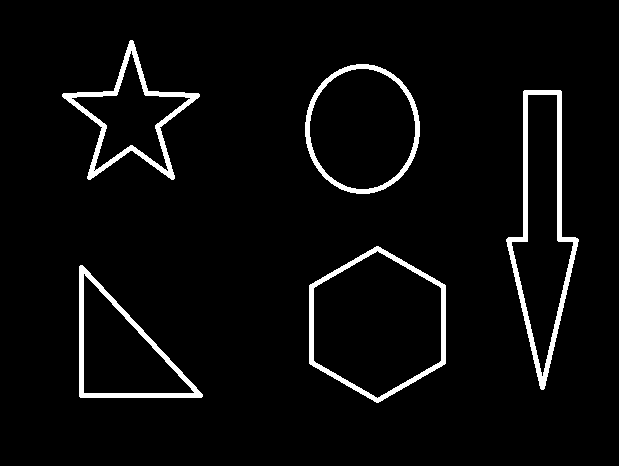
#> input picture 01_opencv基础操作/assets/contours.png, 619 x 466 px
$ jupyter execute '13_轮廓检测_轮廓近似_外接图形.ipynb'   (shell and % lines are left out)
#> lines starting #> are read from the running program, lines starting #| are printed output that depends on the picture; after the words box and inside, x2 and y2 are one past the last pixel; in counts of white or black regions, pixels touching at a corner belong together; long printed decimals are rounded
[cell 1]
import cv2
import numpy as np
import matplotlib.pyplot as plt

def cv_show(name, img):
    cv2.imshow(name, img)
    cv2.waitKey(0)
    cv2.destroyAllWindows()

def plt_show(image, name=''):
    img_rgb = cv2.cvtColor(image, cv2.COLOR_BGR2RGB)
    # 获取图像的原始尺寸
    height, width, _ = img_rgb.shape
    # 设置图像的显示尺寸（以像素为单位）
    dpi = 100  # 图像的分辨率（点每英寸）
    figsize = width / float(dpi), height / float(dpi)
    # 创建一个具有指定尺寸的图形
    plt.figure(figsize=figsize)
    plt.imshow(img_rgb)
    title = name
    plt.title(title)
    # 清除坐标轴刻度
    plt.xticks([])
    plt.yticks([])
    plt.xlabel(f'figsize:{figsize}inch', fontsize=12, labelpad=15)
    plt.show()

# 图像轮廓

cv2.findContours() 函数是 OpenCV 库中的一个函数，用于在二值图像中找到轮廓。</br>轮廓是图像中亮度值从亮到暗或者从暗到亮的变化的线段。这些轮廓可以用来识别图像中的对象和形状。

##### contours, hierarchy = cv2.findContours(image, mode, method[, offset])

参数：</br>
- image：输入图像，必须是单通道的，通常是二值图像。
- mode：轮廓检索模式，可以是以下几种之一：
- - cv2.RETR_EXTERNAL：只检索最外层的轮廓。
- - cv2.RETR_LIST：检索所有轮廓，并保存在一条链表中，没有层次关系。
- - cv2.RETR_CCOMP：检索所有轮廓及其层次关系，但不包括边界。
- - cv2.RETR_TREE：检索所有轮廓及其层次关系，包括边界。
- method：轮廓近似方法，可以是以下几种之一：
- - cv2.CHAIN_APPROX_NONE：保留所有轮廓点，没有近似。
- - cv2.CHAIN_APPROX_SIMPLE：仅保留轮廓点的起始、结束和转折点。
- - cv2.CHAIN_APPROX_TC89_L1：使用 Teh-Chin 链码的近似方法。
- - cv2.CHAIN_APPROX_TC89_KCOS：使用 Teh-Chin 链码的近似方法。
- offset：用于轮廓的偏移量，可以用来将轮廓从原始图像的边界偏移一定的像素。

返回值：</br>
- contours 是轮廓列表，每个轮廓都是一个由点组成的列表，这些点定义了轮廓的形状。
- hierarchy 是一个四元组列表，用于表示每个轮廓与其父轮廓、子轮廓、兄弟轮廓和自身的关系。

##### 示例

为了更高的准确率，使用二值图像

[cell 2]
img = cv2.imread('assets/contours.png')
#> img is the input picture: shape (466, 619, 3); 4.2% white; 5 white regions, box (x1, y1, x2, y2) and area: (506, 90, 579, 390) 3301, (62, 40, 200, 180) 2541, (309, 246, 446, 403) 2264, (79, 265, 203, 398) 2101, (305, 64, 420, 194) 1846
# 转化为灰度图
gray = cv2.cvtColor(img, cv2.COLOR_BGR2GRAY)
#> gray: shape (466, 619); 4.2% white; 5 white regions
# 将灰度图转化为二值图像
# type=cv2.THRESH_BINARY：像素值大于阈值thresh时，像素值设置为maxval，否则设置为0
ret, thresh = cv2.threshold(gray, thresh=127, maxval=255, type=cv2.THRESH_BINARY)
cv_show('', thresh)
plt_show(thresh)

mode参数一般选用cv2.RETR_TREE</br>
method参数一般用cv2.CHAIN_APPROX_NONE或cv2.CHAIN_APPROX_SIMPLE

[cell 3]
contours, hierarchy = cv2.findContours(thresh, mode=cv2.RETR_TREE, method=cv2.CHAIN_APPROX_NONE)
#> contours = 11 contours, 1 with area under 20; largest, box (x1, y1, x2, y2) and area: (309, 246, 446, 403) 15986, (313, 250, 442, 399) 14136, (305, 64, 420, 194) 11560, (506, 90, 579, 390) 11396, (309, 68, 416, 190) 10048

绘制轮廓

cv2.drawContours() 函数是 OpenCV 库中的一个函数，用于在图像上绘制轮廓。

##### res = cv2.drawContours(image, contours, contour_index, color, thickness[, lineType[, hierarchy]])

参数：</br>
- image：输入图像，通常是彩色图像。
- contours：轮廓列表，其中每个轮廓是一个由点组成的列表，这些点定义了轮廓的形状。
- contour_index：轮廓的索引，表示要绘制的轮廓。如果设置为 -1，则绘制所有轮廓。
- color：轮廓的颜色，它是一个由三个元素组成的元组，分别代表BGR的值。
- thickness：轮廓的厚度，可以是以下几种之一：
- - cv2.LINE_8：使用8-连通性来填充轮廓。
- - cv2.LINE_AA：使用抗锯齿的线，适用于低分辨率。
- - 正值：表示线宽。
- - 负值：表示填充轮廓，填充的边界由 thickness 指定。
- lineType：线型，默认为 cv2.LINE_8。
- hierarchy：轮廓层次信息，如果提供了这个参数，函数会使用轮廓层次信息来正确绘制轮廓。

**注意**：函数会直接在输入图像image上绘制轮廓（即原图image会被修改），建议绘制轮廓前先copy保留原图

返回值：</br>
该函数的返回值res是绘制轮廓后的图像。

[cell 4]
# 传入绘制图像，轮廓，轮廓索引，颜色模式，线条厚度
# 注意需要copy保留原图，否则cv2.drawContours会直接在图像上绘制轮廓
draw_img = img.copy()
res = cv2.drawContours(draw_img, contours, -1, (0, 0, 255), 2)
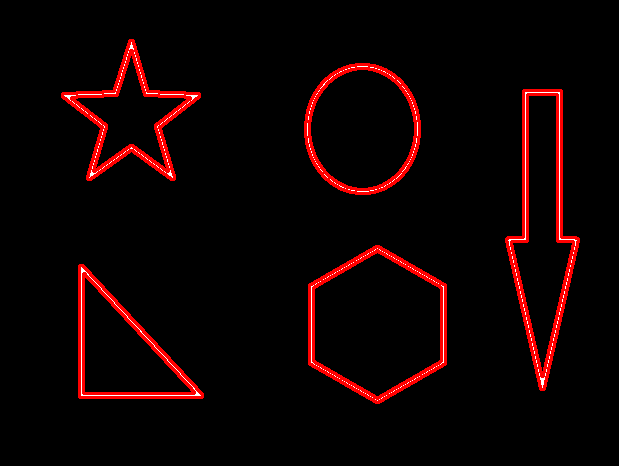
#> res: shape (466, 619, 3); mean B, G, R 1.7, 1.7, 15.7
cv_show('res', res)
plt_show(res)

[cell 5]
draw_img = img.copy()
res = cv2.drawContours(draw_img, contours, 0, (0, 255, 0), 3)
cv_show('res', res)
plt_show(res)

### 轮廓特征

[cell 6]
cnt = contours[0]
#> cnt = contour of 387 points, box (x1, y1, x2, y2) (79, 265, 203, 398), area 8500

[cell 7]
# 计算面积（单位：像素）
cv2.contourArea(cnt)
#> Out = 8500.5

[cell 8]
# 计算周长
# 如果 closed 为 True，则函数计算闭合轮廓的周长；如果 closed 为 False，则函数计算轮廓的外边缘长度
cv2.arcLength(cnt, closed=True)
#> Out = 437.9

### 轮廓近似

cv2.approxPolyDP 函数是 OpenCV 库中的一个函数，用于近似一个多边形轮廓。</br>
近似是通过迭代地删除轮廓上的点来实现的，直到达到指定的误差阈值。</br>
这个函数在处理多边形形状时非常有用，因为它可以帮助我们简化多边形的边界，从而提高计算效率。

##### approx_contour = cv2.approxPolyDP(contour, epsilon, closed)

参数：</br>
- contour：输入轮廓，它是一个由点组成的列表，这些点定义了轮廓的形状。
- epsilon：原始轮廓到近似轮廓的最大距离，表示近似的误差阈值，它决定了轮廓上可以保留的点的最小距离。这个值应该设置得足够小，以保证近似轮廓足够精确，但又足够大，以减少点的数量。
- closed：一个布尔值，表示轮廓是否是闭合的。如果 closed 为 True，则函数计算闭合轮廓的近似；如果 closed 为 False，则函数计算轮廓的外边缘长度。

返回值：</br>
- approx_contour 是近似后的轮廓，它是一个由点组成的列表，这些点定义了近似轮廓的形状。

[cell 9]
img = cv2.imread('assets/contours2.png')
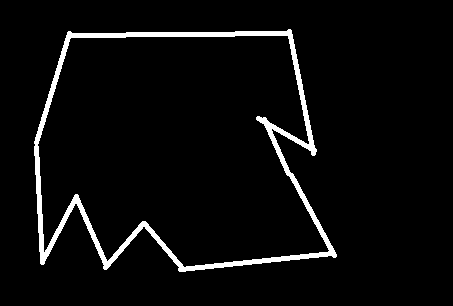
#> input picture 01_opencv基础操作/assets/contours2.png, 453 x 306 px
#> img is the input picture: shape (306, 453, 3); 4.3% white; 1 white region, box (x1, y1, x2, y2) and area: (34, 29, 337, 272) 6022
# 转为灰度图
gray = cv2.cvtColor(img, cv2.COLOR_BGR2GRAY)
#> gray: shape (306, 453); 4.3% white; 1 white region
# 转为二值图像
ret, thresh = cv2.threshold(gray, 127, 255, cv2.THRESH_BINARY)
# 轮廓检测
contours, hierarchy = cv2.findContours(thresh, cv2.RETR_TREE, cv2.CHAIN_APPROX_NONE)
#> contours = 2 contours; box (x1, y1, x2, y2) and area: (34, 29, 337, 272) 57436, (37, 35, 330, 268) 52526
cnt = contours[0]
#> cnt = contour of 1133 points, box (x1, y1, x2, y2) (34, 29, 337, 272), area 57436
# 绘制轮廓
draw_img = img.copy()
res = cv2.drawContours(draw_img, [cnt], -1, (0, 0, 255), 2)
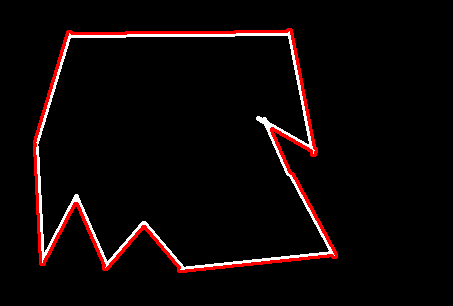
#> res: shape (306, 453, 3); mean B, G, R 6.3, 6.3, 13.8
cv_show('', res)
plt_show(res)

[cell 10]
# 设置近似程度的参数（一般是轮廓周长的比率），参数越小则轮廓近似越接近原始轮廓
epsilon = 0.1*cv2.arcLength(cnt, closed=True)
#> epsilon = 126.6
approx = cv2.approxPolyDP(cnt, epsilon, closed=True)
#> approx = [[291, 30], [68, 31], [40, 263], [335, 257]]

draw_img = img.copy()
res = cv2.drawContours(draw_img, [approx], -1, (0, 255, 0), 2)
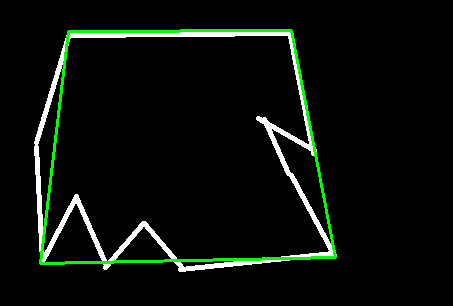
#> res: shape (306, 453, 3); mean B, G, R 9.6, 15, 9.6
cv_show('', res)
plt_show(res)

#### 外接矩形

##### rect = cv2.boundingRect(contour)

cv2.boundingRect 函数是 OpenCV 库中的一个函数，用于计算给定轮廓的最小外接矩形。</br>这个矩形是包含轮廓的最小矩形，其边界与轮廓的边界相切。最小外接矩形通常用于定位和分析轮廓。

参数：</br>
- contour：输入轮廓，它是一个由点组成的列表，这些点定义了轮廓的形状。

返回值：</br>

该函数的返回值 rect 是包含轮廓的最小外接矩形，它是一个包含四个元素的元组：

- x：矩形的左上角 x 坐标。
- y：矩形的左上角 y 坐标。
- width：矩形的宽度。
- height：矩形的高度。

##### res = cv2.rectangle(image, pt1, pt2, color[, thickness[, lineType[, shift]]])

cv2.rectangle() 函数是 OpenCV 库中的一个函数，用于在图像上绘制一个矩形。</br>这个函数在图像处理和计算机视觉中非常有用，因为它可以帮助我们可视化图像中的特定区域或标记。

参数：</br>
- image：输入图像，通常是彩色图像。
- pt1：矩形的左上角坐标，格式为 (x, y)。
- pt2：矩形的右下角坐标，格式为 (x, y)。
- color：矩形的颜色，它是一个由三个元素组成的元组，分别代表BGR的值。
- thickness：矩形的厚度，可以是以下几种之一：
- - cv2.LINE_8：使用8-连通性来绘制矩形。
- - cv2.LINE_AA：使用抗锯齿的线，适用于低分辨率。
- - 正值：表示线宽。
- - 负值：表示填充矩形，填充的边界由 thickness 指定。
- lineType：线型，默认为 cv2.LINE_8。
- shift：当使用 32 位图像时，shift 参数指定输出图像的深度，默认为 0。

返回值：</br>
- res是绘制矩形后的图像

##### 示例

[cell 11]
img = cv2.imread('assets/contours.png')
gray = cv2.cvtColor(img, cv2.COLOR_BGR2GRAY)
ret, thresh = cv2.threshold(gray, thresh=127, maxval=255, type=cv2.THRESH_BINARY)
contours, hierarchy = cv2.findContours(thresh, cv2.RETR_TREE, cv2.CHAIN_APPROX_NONE)
#> contours = 11 contours, 1 with area under 20; largest, box (x1, y1, x2, y2) and area: (309, 246, 446, 403) 15986, (313, 250, 442, 399) 14136, (305, 64, 420, 194) 11560, (506, 90, 579, 390) 11396, (309, 68, 416, 190) 10048
cnt = contours[0]
#> cnt = contour of 387 points, box (x1, y1, x2, y2) (79, 265, 203, 398), area 8500

x, y, w, h = cv2.boundingRect(cnt)
#> x = 79; y = 265; w = 124; h = 133
img = cv2.rectangle(img, (x, y), (x+w, y+h), (255, 0, 0), 2)
cv_show('', img)
plt_show(img)

轮廓面积与外接矩形面积的比值

[cell 12]
area = cv2.contourArea(cnt)
#> area = 8500.5
x, y, w, h = cv2.boundingRect(cnt)
rect_area = w*h
#> rect_area = 16492
extent = float(area) / rect_area
#> extent = 0.515
print('轮廓面积与外接矩形面积之比：', extent)
#| 轮廓面积与外接矩形面积之比： 0.5154

##### 外接圆

##### (x, y), radius = cv2.minEnclosingCircle(contour)

cv2.minEnclosingCircle 函数是 OpenCV 库中的一个函数，用于在图像中找到一个最小外接圆，该圆可以完全包围一个给定的轮廓。</br>这个函数在图像处理和计算机视觉中非常有用，因为它可以帮助我们定位和分析图像中的圆形或接近圆形的对象。

参数：</br>
- contour：输入轮廓，它是一个由点组成的列表，这些点定义了轮廓的形状。

返回值：</br>
- (x, y) 和 radius 分别是圆心的坐标和圆的半径

##### res = cv2.circle(image, center, radius, color[, thickness[, lineType[, shift]]])

cv2.circle 函数是 OpenCV 库中的一个函数，用于在图像上绘制一个圆。</br>这个函数在图像处理和计算机视觉中非常有用，因为它可以帮助我们可视化图像中的特定区域或标记。

参数：</br>
- image：输入图像，通常是彩色图像。
- center：圆心的坐标，格式为 (x, y)。
- radius：圆的半径。
- color：圆的颜色，它是一个由三个元素组成的元组，分别代表红色、绿色和蓝色的值。
- thickness：圆的厚度，可以是以下几种之一：
- - cv2.LINE_8：使用8-连通性来绘制圆。
- - cv2.LINE_AA：使用抗锯齿的线，适用于低分辨率。
- - 正值：表示线宽。
- - 负值：表示填充圆，填充的边界由 thickness 指定。
- lineType：线型，默认为 cv2.LINE_8。
- shift：当使用 32 位图像时，shift 参数指定输出图像的深度，默认为 0。

返回值：</br>
- 绘制圆后的图像

##### 示例

[cell 13]
(x, y), radius = cv2.minEnclosingCircle(cnt)
#> x = 140.5; y = 331; radius = 89.53
center = (int(x), int(y))
#> center = (140, 331)
radius = int(radius)
#> radius = 89
img = cv2.circle(img, center, radius, (0, 255, 0), 2)
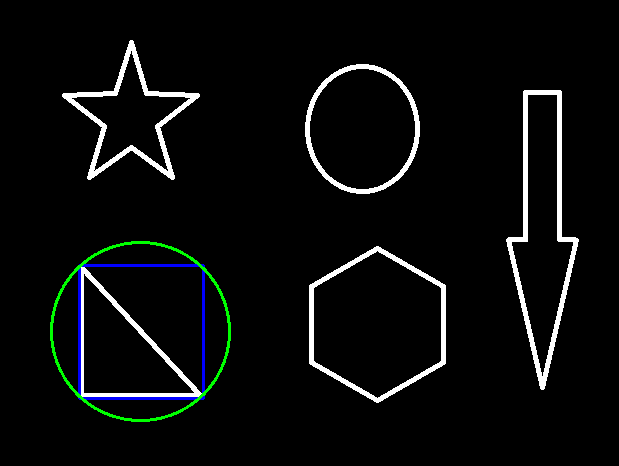
#> img: shape (466, 619, 3); mean B, G, R 11.6, 11.8, 10.3
cv_show('', img)
plt_show(img)
